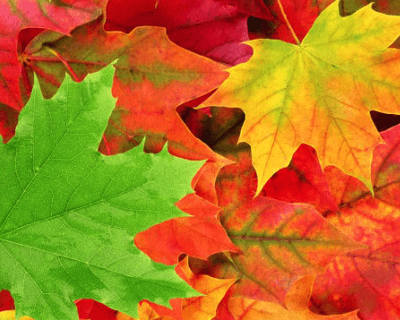
#> input picture 2A-L2/images/fall-leaves.png, 400 x 320 px
$ python explore_edge_options.py
#> lines starting #> are read from the running program, lines starting #| are printed output that depends on the picture
import cv2
import numpy as np

# Explore edge options
img = cv2.imread('../images/fall-leaves.png')
#> img is the input picture: shape (320, 400, 3); mean B, G, R 30.5, 115.6, 179.4
cv2.imshow('Img', img)

# Create a Gaussian filter
filter_size = 40
filter_sigma = 2

# OpenCV does not have a fspecial type of function. Instead we will cv2.getGaussianKernel
# to generate a Gaussian kernel.
filter_kernel = cv2.getGaussianKernel(filter_size, filter_sigma)

# This however generates a 1D kernel and we want a 2D that is of shape (filter_size, filter_size)
# To achieve this we multiply this array by its transpose
filter_kernel = filter_kernel * filter_kernel.T

# Apply it, specifying an edge parameter (try different parameters)

filtered_image = cv2.filter2D(img, -1, filter_kernel, borderType=cv2.BORDER_REPLICATE)
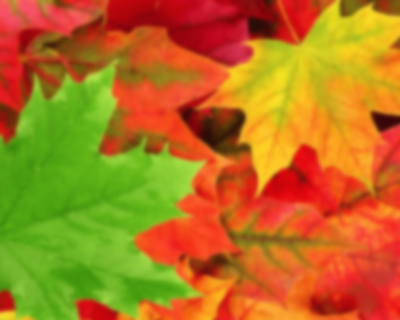
#> filtered_image: shape (320, 400, 3); mean B, G, R 30.5, 115.6, 179.2
cv2.imshow('replicate', filtered_image)


filtered_image = cv2.filter2D(img, -1, filter_kernel, borderType=cv2.BORDER_REFLECT)
cv2.imshow('reflect', filtered_image)

# filtered_image = cv2.filter2D(img, -1, filter_kernel, borderType=cv2.BORDER_WRAP)
# cv2.imshow('wrap', filtered_image)

cv2.waitKey(0)
